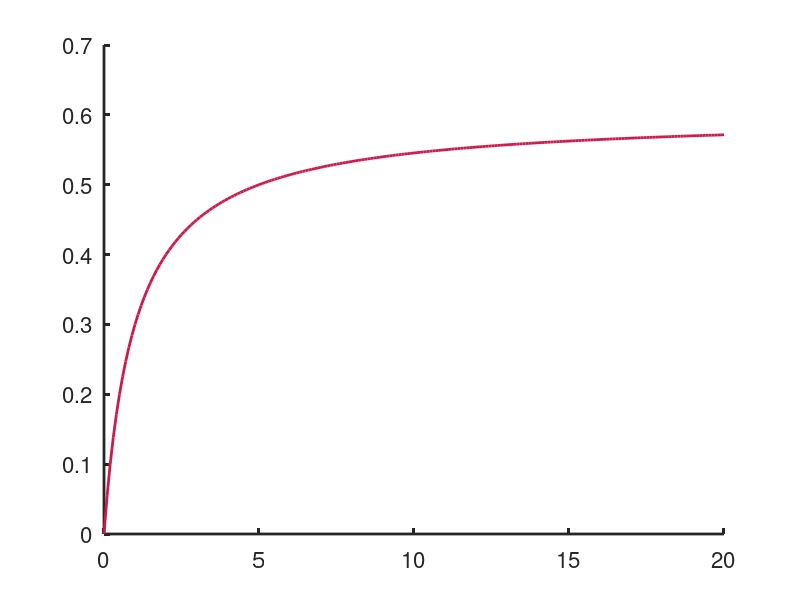

Recreate this plot in MATLAB. (Note: this script raises an error after producing the figure.)
%% Interventions targeting nonsymptomatic cases can be important to prevent local outbreaks: COVID-19 as a case-study
% Code for generating Fig 1B
% Francesca Lovell-Read (francesca.lovell-read@merton.ox.ac.uk)
% Version of: Friday 5th March 2021
clear

%% 

% Define vector of rho values
rho_vec = 0:0.1:20;
% Define vector of delta values
delta_vec = [0.6 0.7 0.8 0.9];
% Compute corresponding f values
f_of_rho = zeros(length(delta_vec),length(rho_vec));
for i=1:length(delta_vec)
    f_of_rho(i,:) = delta_vec(i).*rho_vec./(1+rho_vec);
end

%% PLOTTING
figure(1); hold on; box off; set(gca,'fontsize',16,'linewidth',2);

color1 = [0.8 0.1 0.3]; color2 = [0.5 0.3 1]; color3 = [0.3 0.6 1]; color4 = [0.4 0.7 0];
colours = [color1; color2; color3; color4;];

% Plot graphs of f(rho) and asymptotes
for i = 1:length(delta_vec)
    myplot(i) = plot(rho_vec,f_of_rho(i,:),'linewidth',2,'color',colours(i,:));
    myplot(i+length(delta_vec)) = yline(delta_vec(i),'linewidth',2,'linestyle','--','color',colours(i,:));
end

% Legend
Legend=cell(length(delta_vec),1);
for i=1:length(delta_vec)
    Legend{i}=strcat('\delta =',32,num2str(delta_vec(i)));
end
leg = legend(myplot(1:length(delta_vec)),Legend);
leg.Position = [0.75 0.3 0 0]; leg.Box = 'on'; leg.FontSize = 16;

xlabel('Surveillance intensification effort (\rho)');
ylabel({'Reduction in expected time to isolation (f(\rho,\delta))'});
xlim([0 rho_vec(end)]); ylim([0 1]);
yticks = [0 0.2 0.4 0.6 0.8 1];
set(gca,'YTick',yticks);

